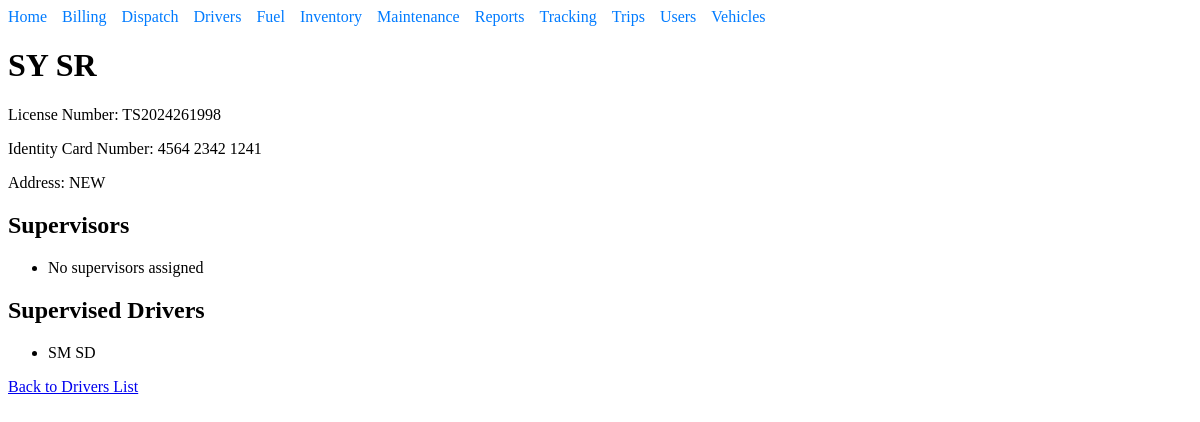
The app's page /drivers/1/ with its own data.
### drivers/models.py (models this page shows, shortened)
class Driver(models.Model):
    first_name = models.CharField(max_length=100)
    last_name = models.CharField(max_length=100)
    image = models.ImageField(upload_to='drivers/')
    license_number = models.CharField(max_length=50)
    license_image = models.ImageField(upload_to='licenses/')
    identity_card_number = models.CharField(max_length=50)
    identity_card_image = models.ImageField(upload_to='identity_cards/')
    address = models.TextField()
    supervisors = models.ManyToManyField('self', symmetrical=False, related_name='supervised_drivers', blank=True)

### drivers/views.py (the view)
def driver_detail(request, driver_id):
    driver = get_object_or_404(Driver, pk=driver_id)
    return render(request, 'drivers/driver_detail.html', {'driver': driver})

### drivers/templates/drivers/driver_detail.html
{% extends "main/base.html" %}
{% block content %}
<h1>{{ driver.first_name }} {{ driver.last_name }}</h1>
<p>License Number: {{ driver.license_number }}</p>
<p>Identity Card Number: {{ driver.identity_card_number }}</p>
<p>Address: {{ driver.address }}</p>
<h2>Supervisors</h2>
<ul>
    {% for supervisor in driver.supervisors.all %}
    <li>{{ supervisor.first_name }} {{ supervisor.last_name }}</li>
    {% empty %}
    <li>No supervisors assigned</li>
    {% endfor %}
</ul>
<h2>Supervised Drivers</h2>
<ul>
    {% for supervised_driver in driver.supervised_drivers.all %}
    <li>{{ supervised_driver.first_name }} {{ supervised_driver.last_name }}</li>
    {% empty %}
    <li>No supervised drivers</li>
    {% endfor %}
</ul>
<a href="{% url 'driver_list' %}">Back to Drivers List</a>
{% endblock %}

### records on screen
Driver: first_name "SY", last_name "SR", license_number "TS2024261998", identity_card_number "4564 2342 1241", address "NEW"
Driver: first_name "SM", last_name "SD"
